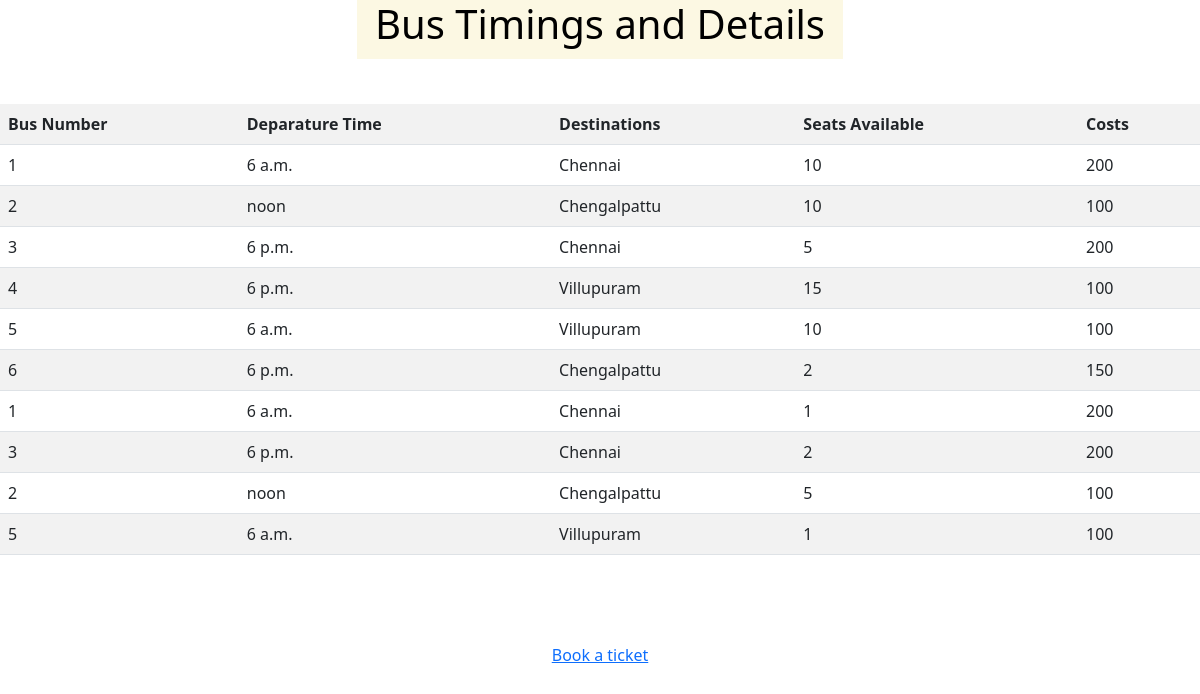
/buses/, run on the app's committed database.
### busapp/models.py (models this page shows, shortened)
class BusDetails(models.Model):
    bus_no = models.IntegerField()
    departure_time = models.TimeField(default=time)
    dest = (('Villupuram','Villupuram'),('Chengalpattu','Chengalpattu'),('Chennai','Chennai'),)
    destinations = models.TextField(choices=dest,default='Chennai')
    seats_available = models.IntegerField()
    tc = ((100,100),(150,150),(200,200),)
    ticket_costs = models.IntegerField(choices=tc,default=200)

### busapp/views.py (the view)
# urls.py: path('buses/',views.busdetails,name='businfo'),
def busdetails(request):
    buses = BusDetails.objects.all()
    return render(request,'busapp/buses.html',{"buses":buses})

### busapp/templates/busapp/buses.html
{% extends 'busapp/base.html' %}
{% block content %}
<h1><mark>&nbspBus Timings and Details&nbsp</mark></h1>
<br><br>
<table class="table table-striped table-hover">
  <tr>
    <th>Bus Number</th>
    <th>Deparature Time</th>
    <th>Destinations</th>
    <th>Seats Available</th>
    <th>Costs</th>
  </tr>
  {% for bus in buses %}
  <tr>
    <td>{{ bus.bus_no }}</td>
    <td>{{ bus.departure_time }}</td>
    <td>{{ bus.destinations }}</td>
    <td>{{ bus.seats_available }}</td>
    <td>{{ bus.ticket_costs }}</td>
  </tr>
  {% endfor %}
</table>
<br><br><br>
<a href="{% url 'form' %}">Book a ticket</a>
{% endblock %}

### busapp/templates/busapp/base.html (shortened to what this page needs)
<!DOCTYPE html>
<html lang="en" dir="ltr">
  <head>
    <link href="https://cdn.jsdelivr.net/npm/bootstrap@5.1.3/dist/css/bootstrap.min.css" rel="stylesheet">
  </head>
  <body>
    <center>
    {% block content %}
    {% endblock %}
    </center>
  </body>
</html>

### data on the page
BusDetails: bus_no "1", departure_time "6 a.m.", destinations "Chennai", seats_available "10", ticket_costs "200"
BusDetails: bus_no "2", departure_time "noon", destinations "Chengalpattu", seats_available "10", ticket_costs "100"
BusDetails: bus_no "3", departure_time "6 p.m.", destinations "Chennai", seats_available "5", ticket_costs "200"
BusDetails: bus_no "4", departure_time "6 p.m.", destinations "Villupuram", seats_available "15", ticket_costs "100"
BusDetails: bus_no "5", departure_time "6 a.m.", destinations "Villupuram", seats_available "10", ticket_costs "100"
BusDetails: bus_no "6", departure_time "6 p.m.", destinations "Chengalpattu", seats_available "2", ticket_costs "150"
BusDetails: bus_no "1", departure_time "6 a.m.", destinations "Chennai", seats_available "1", ticket_costs "200"
BusDetails: bus_no "3", departure_time "6 p.m.", destinations "Chennai", seats_available "2", ticket_costs "200"
BusDetails: bus_no "2", departure_time "noon", destinations "Chengalpattu", seats_available "5", ticket_costs "100"
BusDetails: bus_no "5", departure_time "6 a.m.", destinations "Villupuram", seats_available "1", ticket_costs "100"
